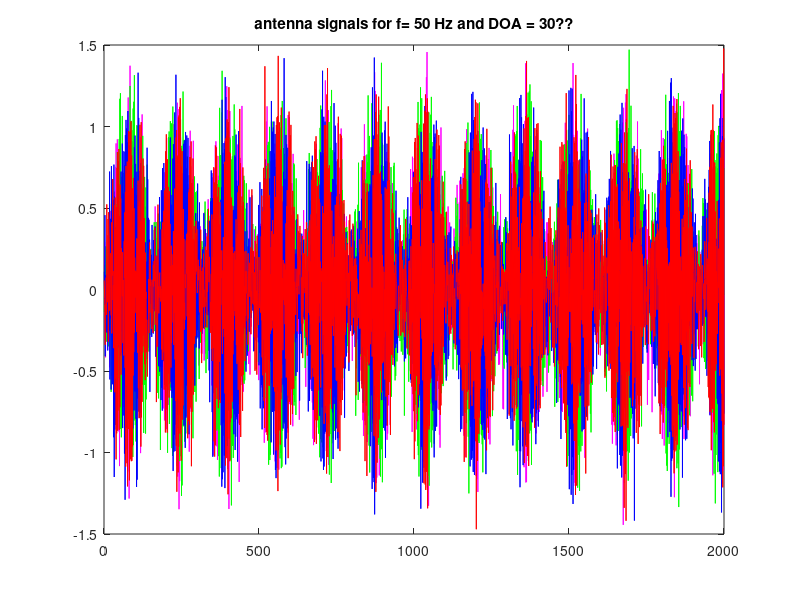
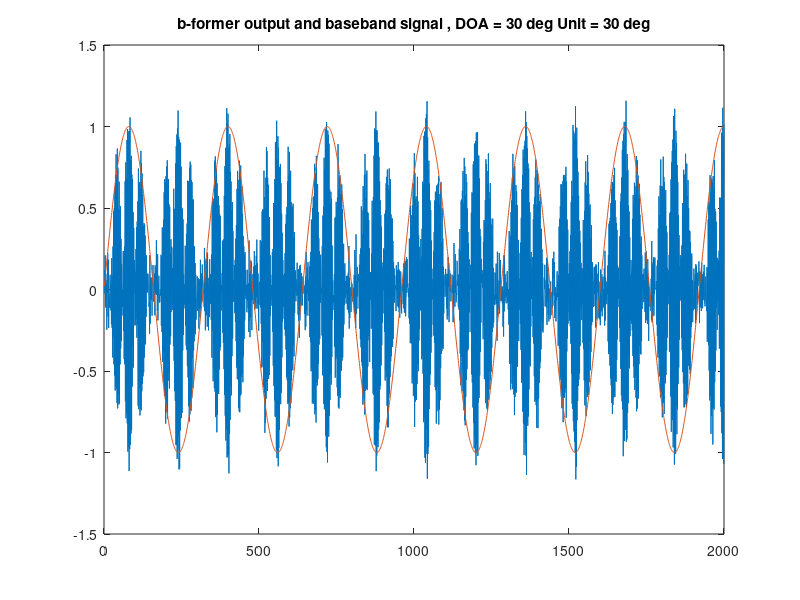

MATLAB code to generate these figures, in order:
%Assignment 3.1
%Authors: Stefan Riedel 1330219
clc
clear all
close all

%a)

%generate modulated carrier wave s*c
f_s = 16000;                                % sampling frequency
f = 50:100:4950;                            % baseband sinusoid frequencies
n = 1:2000;                                 % time index

for jj=1:50
S(jj,:) = sin(2*pi*f(jj)*n/f_s);                      % baseband signals
end

f_c = 7800;                                 % carrier frequency
c = exp(i*n/f_s*2*pi*f_c);  

for jj=1:50
R(jj,:) = S(jj,:).*c;                                   % modulated carrier
end

% figure()
% plot(n,real(r))

%generate phase shift vector h
theta_d = 30;                                 % DOA 
theta_r = theta_d/360*2*pi;
j = 1:4;                                    % beamformer with 4 antennas
h(j) = (exp(i*2*pi/5*cos(theta_r))).^(j-1);   % phase shift vector        
h=h.'; 

%generate noise matrix

V = randn(4,n(end))*0.2;

% compute antenna signals
Y = ones(4,length(n));

for jj=1:50
A = h*R(jj,:) + V;
Y = [Y , A];
end

freq = 50;
jj = freq/50;
figure()
plot(n,Y(1,(length(n)*jj+1):(length(n)*jj+length(n))),'m')
hold on
plot(n,Y(2,(length(n)*jj+1):(length(n)*jj+length(n))),'g')
hold on 
plot(n,Y(3,(length(n)*jj+1):(length(n)*jj+length(n))),'b')
hold on
plot(n,Y(4,(length(n)*jj+1):(length(n)*jj+length(n))),'r')
title(['antenna signals for f= ' num2str(freq) ' Hz and DOA = ' num2str(theta_d) '??'])

%% 






% beamformer

theta0_d =30;                              % angle of unit response 
theta0_r = theta0_d/360*2*pi;
h0(j) = (exp(i*2*pi/5*cos(theta0_r))).^(j-1); % phase shift vector 
h0=h0.';             

Ryy = ones(length(j));
for jj=1:50    
B = corr( Y(:, (jj*length(n)+1):(length(n)*jj+length(n)))'); 
Ryy = [Ryy , B];
end

for jj=1:50
C0(jj,:) = h0'*Ryy(:, (length(j)*jj+1): (length(j)*jj+length(j)))^(-1)/(h0'*Ryy(:, (length(j)*jj+1): (length(j)*jj+length(j)))^(-1)*h0);
end

for jj=1:50
Shat(jj,:)= C0(jj,:)*Y(:, (jj*length(n)+1):(length(n)*jj+length(n)));
end 

freq = 50;
jj = freq/50;
figure
plot(real(Shat(jj,:)))
hold on
plot(real(S(jj,:)))
title([' b-former output and baseband signal , DOA = ' num2str(theta_d) ' deg Unit = ' num2str(theta0_d) ' deg '])




